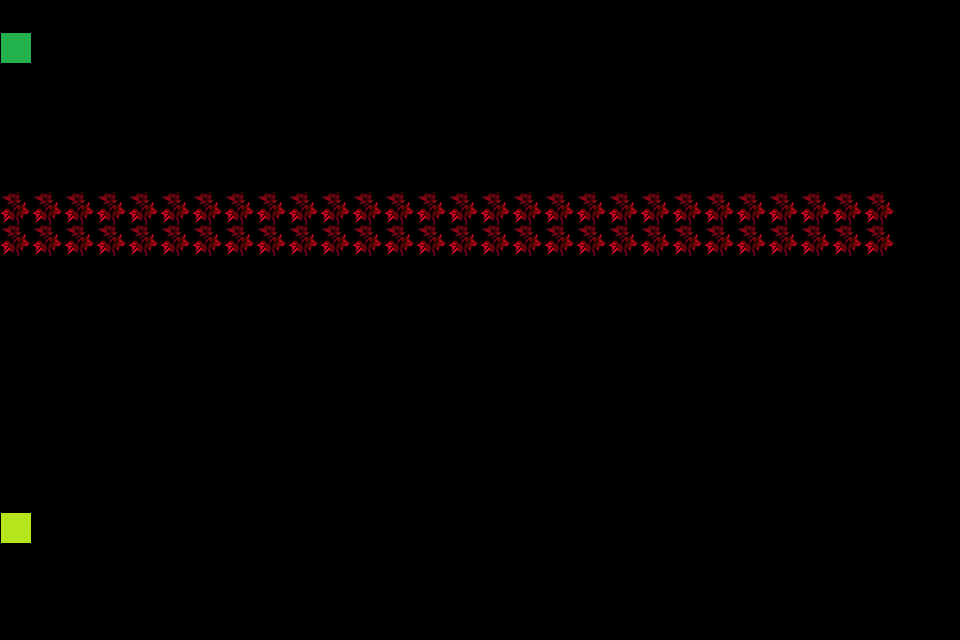

Tiled map render using the project's own tile images. Description and the whole map definition, tile-layer contents included, below:
An orthogonal 30x20 tile map with 32x32 px tiles, 1 tile layer (Warstwa Kafelków 1).

<map version="1.2" tiledversion="1.2.4" orientation="orthogonal" renderorder="left-up" width="30" height="20" tilewidth="32" tileheight="32" infinite="0" nextlayerid="2" nextobjectid="1">
 <tileset firstgid="1" source="predefined.tsx" />
 <layer id="1" name="Warstwa Kafelków 1" width="30" height="20">
  <data encoding="csv">
0,0,0,0,0,0,0,0,0,0,0,0,0,0,0,0,0,0,0,0,0,0,0,0,0,0,0,0,0,0,
1,0,0,0,0,0,0,0,0,0,0,0,0,0,0,0,0,0,0,0,0,0,0,0,0,0,0,0,0,0,
0,0,0,0,0,0,0,0,0,0,0,0,0,0,0,0,0,0,0,0,0,0,0,0,0,0,0,0,0,0,
0,0,0,0,0,0,0,0,0,0,0,0,0,0,0,0,0,0,0,0,0,0,0,0,0,0,0,0,0,0,
0,0,0,0,0,0,0,0,0,0,0,0,0,0,0,0,0,0,0,0,0,0,0,0,0,0,0,0,0,0,
0,0,0,0,0,0,0,0,0,0,0,0,0,0,0,0,0,0,0,0,0,0,0,0,0,0,0,0,0,0,
3,3,3,3,3,3,3,3,3,3,3,3,3,3,3,3,3,3,3,3,3,3,3,3,3,3,3,3,0,0,
3,3,3,3,3,3,3,3,3,3,3,3,3,3,3,3,3,3,3,3,3,3,3,3,3,3,3,3,0,0,
0,0,0,0,0,0,0,0,0,0,0,0,0,0,0,0,0,0,0,0,0,0,0,0,0,0,0,0,0,0,
0,0,0,0,0,0,0,0,0,0,0,0,0,0,0,0,0,0,0,0,0,0,0,0,0,0,0,0,0,0,
0,0,0,0,0,0,0,0,0,0,0,0,0,0,0,0,0,0,0,0,0,0,0,0,0,0,0,0,0,0,
0,0,0,0,0,0,0,0,0,0,0,0,0,0,0,0,0,0,0,0,0,0,0,0,0,0,0,0,0,0,
0,0,0,0,0,0,0,0,0,0,0,0,0,0,0,0,0,0,0,0,0,0,0,0,0,0,0,0,0,0,
0,0,0,0,0,0,0,0,0,0,0,0,0,0,0,0,0,0,0,0,0,0,0,0,0,0,0,0,0,0,
0,0,0,0,0,0,0,0,0,0,0,0,0,0,0,0,0,0,0,0,0,0,0,0,0,0,0,0,0,0,
0,0,0,0,0,0,0,0,0,0,0,0,0,0,0,0,0,0,0,0,0,0,0,0,0,0,0,0,0,0,
2,0,0,0,0,0,0,0,0,0,0,0,0,0,0,0,0,0,0,0,0,0,0,0,0,0,0,0,0,0,
0,0,0,0,0,0,0,0,0,0,0,0,0,0,0,0,0,0,0,0,0,0,0,0,0,0,0,0,0,0,
0,0,0,0,0,0,0,0,0,0,0,0,0,0,0,0,0,0,0,0,0,0,0,0,0,0,0,0,0,0,
0,0,0,0,0,0,0,0,0,0,0,0,0,0,0,0,0,0,0,0,0,0,0,0,0,0,0,0,0,0
</data>
 </layer>
</map>
